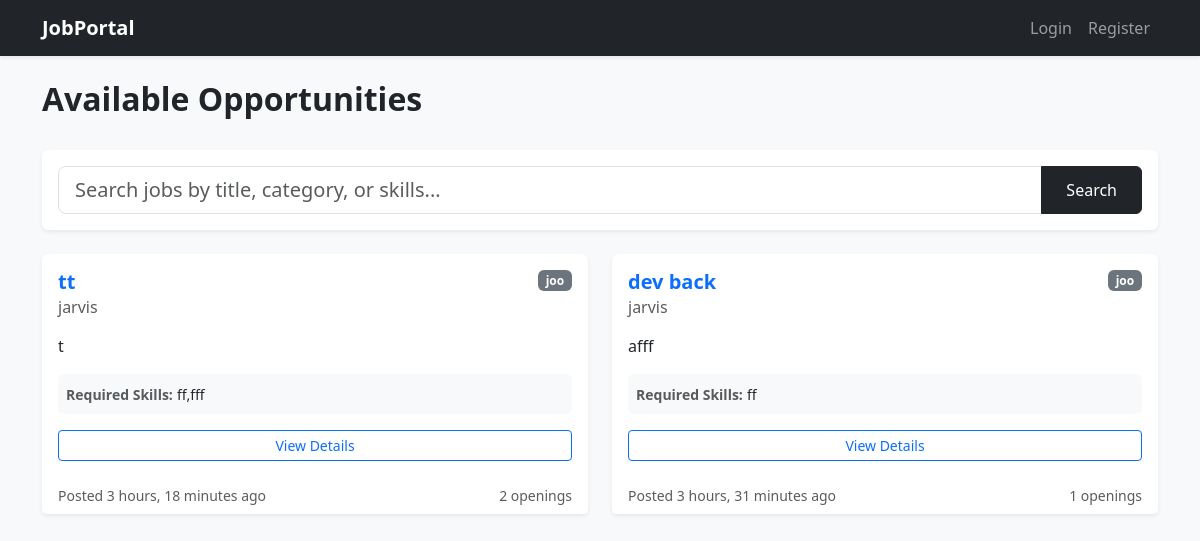
The app's page /, older data.
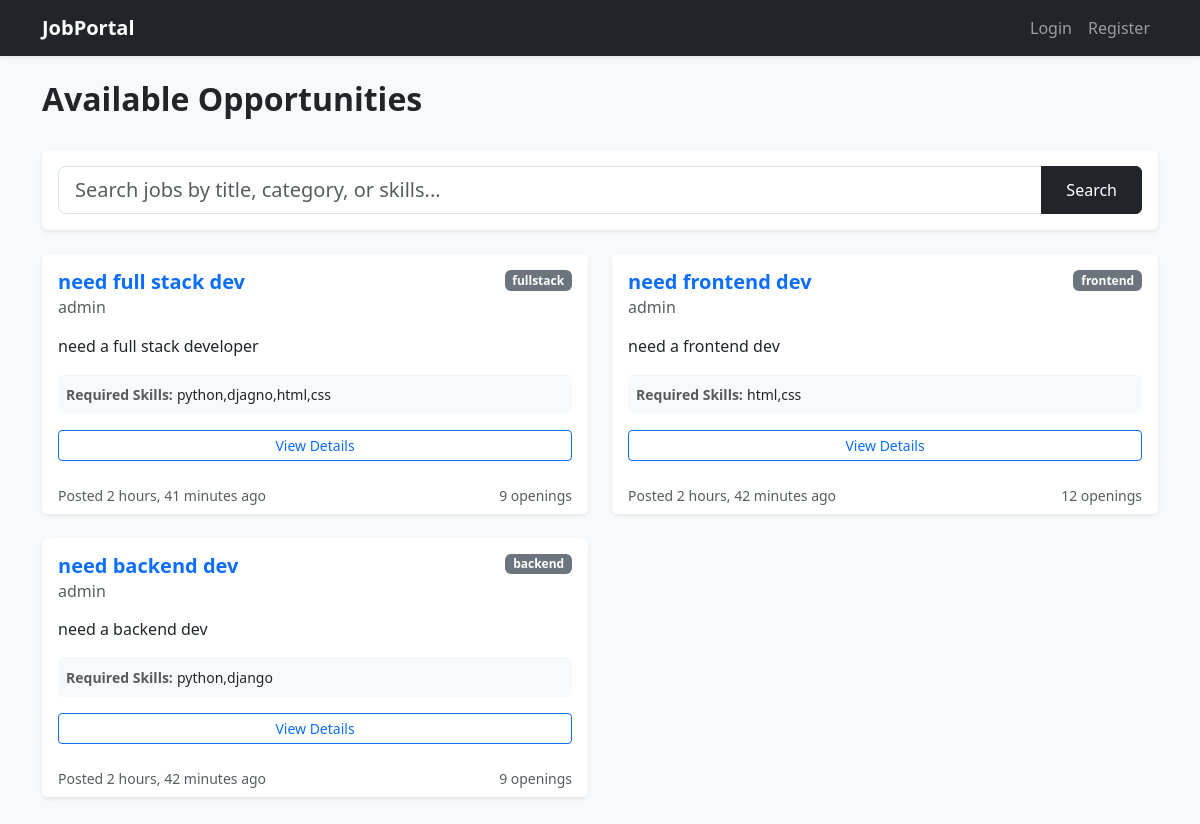
The same page, newer data.
### portal/models.py (models this page shows, shortened)
class JobPost(models.Model):
    recruiter = models.ForeignKey(CustomUser, on_delete=models.CASCADE, related_name='jobs_posted')
    title = models.CharField(max_length=200)
    number_of_openings = models.PositiveIntegerField()
    category = models.ForeignKey(JobCategory, on_delete=models.PROTECT, related_name='jobs')
    job_description = models.TextField()
    required_skills = models.CharField(max_length=255)
    created_at = models.DateTimeField(auto_now_add=True)

class JobCategory(models.Model):
    name = models.CharField(max_length=100, unique=True)
    class Meta:
        ordering = ['name']
    def __str__(self):
        return self.name

class CustomUser(AbstractUser):
    USER_TYPE_CHOICES = (
        ('recruiter', 'Recruiter'),
        ('jobseeker', 'Job Seeker'),
    )
    display_name = models.CharField(max_length=100)
    role = models.CharField(max_length=15, choices=USER_TYPE_CHOICES, blank=True)

### portal/views.py (the view)
# urls.py: path('', views.JobListView.as_view(), name='job-list'),
class JobListView(ListView):
    model = JobPost
    template_name = 'portal/job_list.html'
    context_object_name = 'jobs'
    def get_queryset(self):
        query = self.request.GET.get('q')
        if query:
            return JobPost.objects.filter(
                Q(title__icontains=query) | Q(category__name__icontains=query) | Q(required_skills__icontains=query)
            ).order_by('-created_at')
        return JobPost.objects.all().order_by('-created_at')

### portal/templates/portal/job_list.html (shortened to what this page needs)
{% extends 'base.html' %}
{% block content %}
<div class="d-flex justify-content-between align-items-center mb-4">
    <h2 class="fw-bold">Available Opportunities</h2>
</div>
<div class="row mb-4">
    <div class="col-md-12">
        <form method="GET" class="card shadow-sm border-0 p-3">
            <div class="input-group">
                <input type="text" name="q" class="form-control form-control-lg" placeholder="Search jobs by title, category, or skills..." value="{{ request.GET.q }}">
                <button class="btn btn-dark px-4" type="submit">Search</button>
            </div>
        </form>
    </div>
</div>
<div class="row">
    {% for job in jobs %}
    <div class="col-md-6 mb-4">
        <div class="card h-100 shadow-sm border-0">
            <div class="card-body">
                <div class="d-flex justify-content-between">
                    <h5 class="card-title fw-bold text-primary">{{ job.title }}</h5>
                    <span class="badge bg-secondary h-50">{{ job.category }}</span>
                </div>
                <h6 class="card-subtitle mb-3 text-muted"> {{ job.recruiter.display_name }}</h6>
                <p class="card-text text-truncate">{{ job.job_description }}</p>
                <div class="mb-3 p-2 bg-light rounded">
                    <small class="text-muted fw-bold">Required Skills:</small>
                    <span class="text-dark small">{{ job.required_skills }}</span>
                </div>
                <a href="{% url 'job-detail' job.id %}" class="btn btn-outline-primary btn-sm w-100">View Details</a>
            </div>
            <div class="card-footer bg-white text-muted small border-0 d-flex justify-content-between">
                <span>Posted {{ job.created_at|timesince }} ago</span>
                <span>{{ job.number_of_openings }} openings</span>
            </div>
        </div>
    </div>
    {% empty %}
    <div class="col-12 text-center text-muted mt-5">
        <h4>No jobs found matching your criteria.</h4>
    </div>
    {% endfor %}
</div>
{% endblock %}

### portal/templates/base.html (shortened to what this page needs)
<!DOCTYPE html>
<html lang="en">
<head>
    <link href="https://cdn.jsdelivr.net/npm/bootstrap@5.3.0/dist/css/bootstrap.min.css" rel="stylesheet">
</head>
<body class="bg-light">
<nav class="navbar navbar-expand-lg navbar-dark bg-dark mb-4 shadow-sm">
  <div class="container">
    <a class="navbar-brand fw-bold" href="{% url 'job-list' %}">JobPortal</a>
    <div class="collapse navbar-collapse" id="navbarNav">
      <ul class="navbar-nav ms-auto align-items-center">
        {% if user.is_authenticated %}
            <li class="nav-item"><a class="nav-link" href="{% url 'job-list' %}">All Jobs</a></li>
            <li class="nav-item"><a class="nav-link" href="{% url 'dashboard' %}">Dashboard</a></li>
            {% if user.role == 'recruiter' %}
                <li class="nav-item"><a class="nav-link" href="{% url 'category-list' %}">Categories</a></li>
            {% endif %}
            <li class="nav-item"><a class="nav-link" href="{% url 'profile' %}">Profile</a></li>
            <li class="nav-item ms-3">
                <form method="POST" action="{% url 'logout' %}" class="m-0">
                    {% csrf_token %}
                    <button type="submit" class="btn btn-outline-danger btn-sm">Logout</button>
                </form>
            </li>
        {% else %}
            <li class="nav-item"><a class="nav-link" href="{% url 'login' %}">Login</a></li>
            <li class="nav-item"><a class="nav-link" href="{% url 'register' %}">Register</a></li>
        {% endif %}
      </ul>
    </div>
  </div>
</nav>
<div class="container pb-5">
    {% block content %}
    {% endblock %}
</div>
</body>
</html>

Row changes from the older to the newer data that the page shows:
removed JobPost: title "tt", category "joo", recruiter.display_name "jarvis", job_description "t", required_skills "ff,fff", created_at "3 hours, 18 minutes", number_of_openings "2"
removed JobPost: title "dev back", category "joo", recruiter.display_name "jarvis", job_description "afff", required_skills "ff", created_at "3 hours, 31 minutes", number_of_openings "1"
added JobPost: title "need full stack dev", category "fullstack", recruiter.display_name "admin", job_description "need a full stack developer", required_skills "python,djagno,html,css", created_at "2 hours, 41 minutes", number_of_openings "9"
added JobPost: title "need frontend dev", category "frontend", recruiter.display_name "admin", job_description "need a frontend dev", required_skills "html,css", created_at "2 hours, 42 minutes", number_of_openings "12"
added JobPost: title "need backend dev", category "backend", recruiter.display_name "admin", job_description "need a backend dev", required_skills "python,django", created_at "2 hours, 42 minutes", number_of_openings "9"
